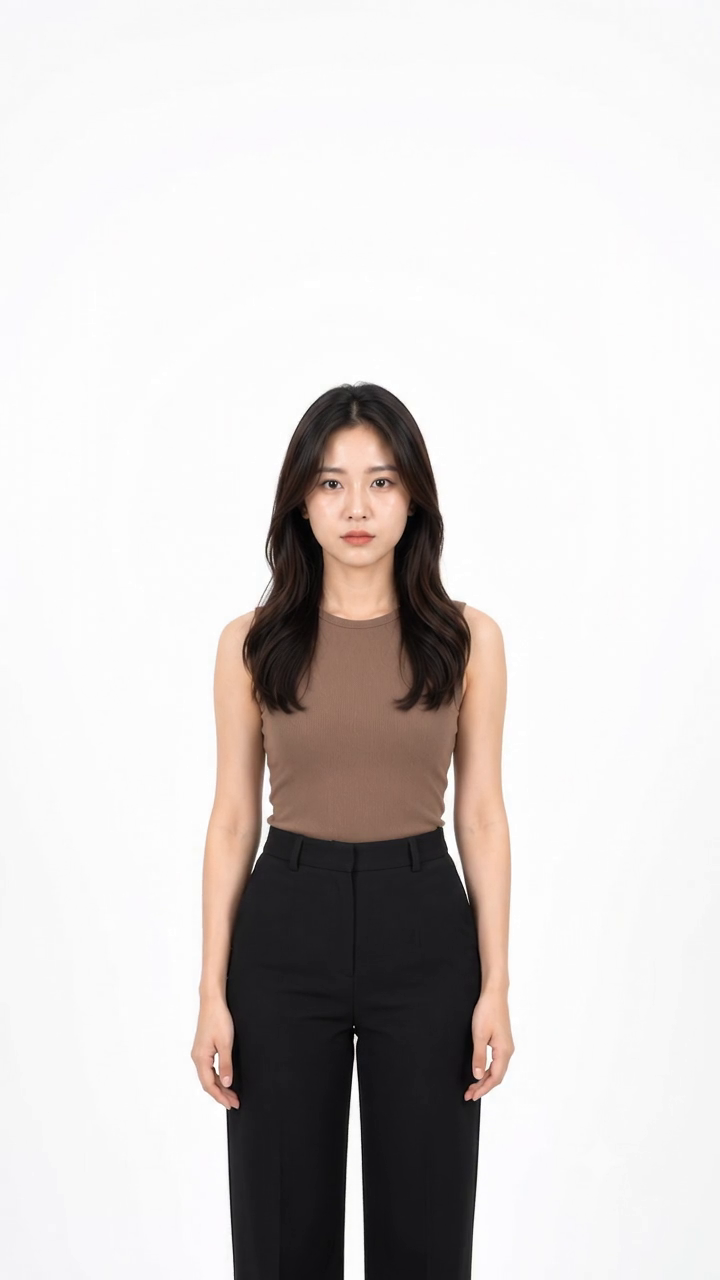
#> input picture frame 24 of deploy/assets/3d/namira_talk_1.mp4, 720 x 1280 px, given in place of namira_idle_1.mp4, which was not available
$ python check_idle_rest.py
#> lines starting #> are read from the running program, lines starting #| are printed output that depends on the picture; pictures that were not available may be replaced by others from this repository, and a replacement may not be noted
import cv2
import numpy as np
from pathlib import Path

root = Path(r"d:\work\live-streaming-ai\deploy\assets\3d")
out = root / "_pose_check"
out.mkdir(exist_ok=True)

clips = [f"namira_idle_{i}.mp4" for i in range(1, 5)]


def mse(a, b):
    a = a.astype(np.float32)
    b = b.astype(np.float32)
    return float(np.mean((a - b) ** 2))


def mae(a, b):
    a = a.astype(np.float32)
    b = b.astype(np.float32)
    return float(np.mean(np.abs(a - b)))


def psnr(a, b):
    m = mse(a, b)
    if m <= 1e-9:
        return 99.0
    return float(20 * np.log10(255.0 / np.sqrt(m)))


frames = {}

for name in clips:
    path = root / name
    cap = cv2.VideoCapture(str(path))
    if not cap.isOpened():
        print(f"FAIL open {name}")
        continue
    n = int(cap.get(cv2.CAP_PROP_FRAME_COUNT) or 0)
    fps = cap.get(cv2.CAP_PROP_FPS) or 0
    w = int(cap.get(cv2.CAP_PROP_FRAME_WIDTH) or 0)
    h = int(cap.get(cv2.CAP_PROP_FRAME_HEIGHT) or 0)

    ok, first = cap.read()
#> first is the input picture: shape (1280, 720, 3); mean B, G, R 207.1, 208.5, 212.8
    if not ok:
        print(f"FAIL read first {name}")
        cap.release()
        continue

    if n > 1:
        cap.set(cv2.CAP_PROP_POS_FRAMES, n - 1)
    ok2, last = cap.read()
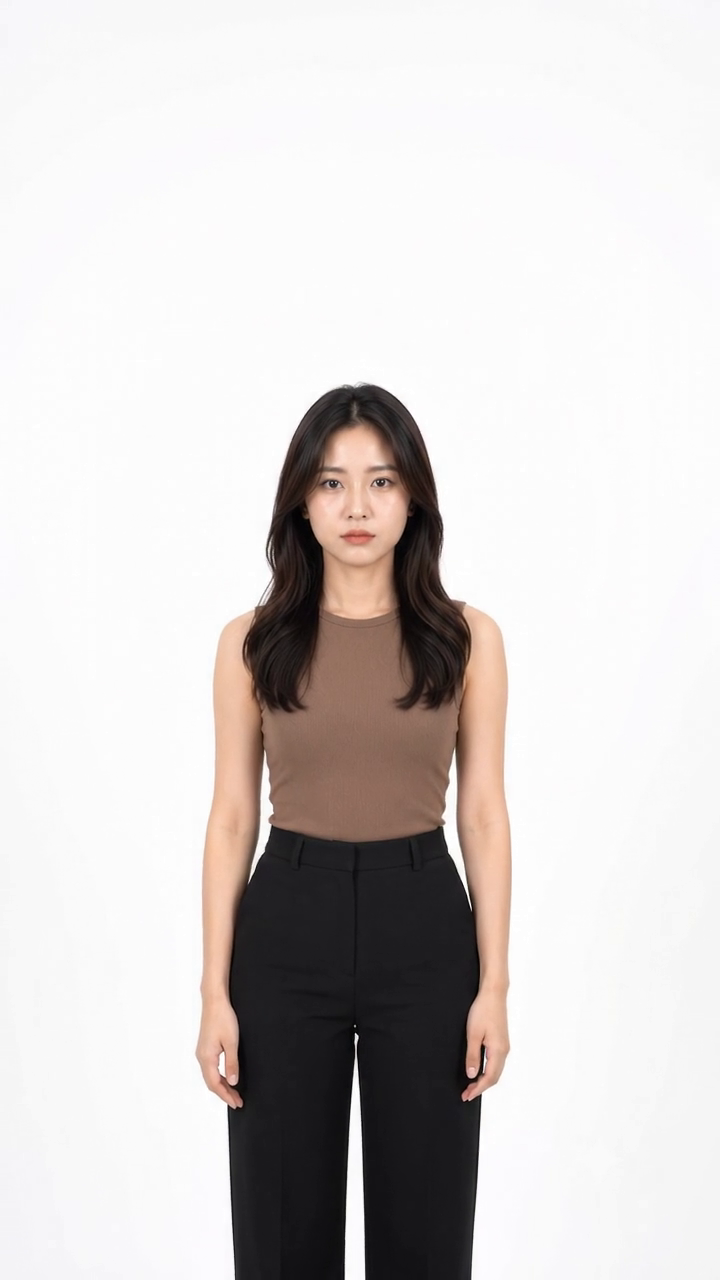
#> input picture frame 239 of deploy/assets/3d/namira_talk_1.mp4, 720 x 1280 px, given in place of namira_idle_1.mp4, which was not available
#> last is the input picture: shape (1280, 720, 3); mean B, G, R 207.4, 208.8, 213.1
    if not ok2:
        cap.set(cv2.CAP_PROP_POS_FRAMES, 0)
        last = first.copy()
        count = 1
        while True:
            ok3, fr = cap.read()
            if not ok3:
                break
            last = fr
            count += 1
        n = count
    cap.release()

    cap = cv2.VideoCapture(str(path))
    mid_idx = max(0, n // 2)
    cap.set(cv2.CAP_PROP_POS_FRAMES, mid_idx)
    okm, mid = cap.read()
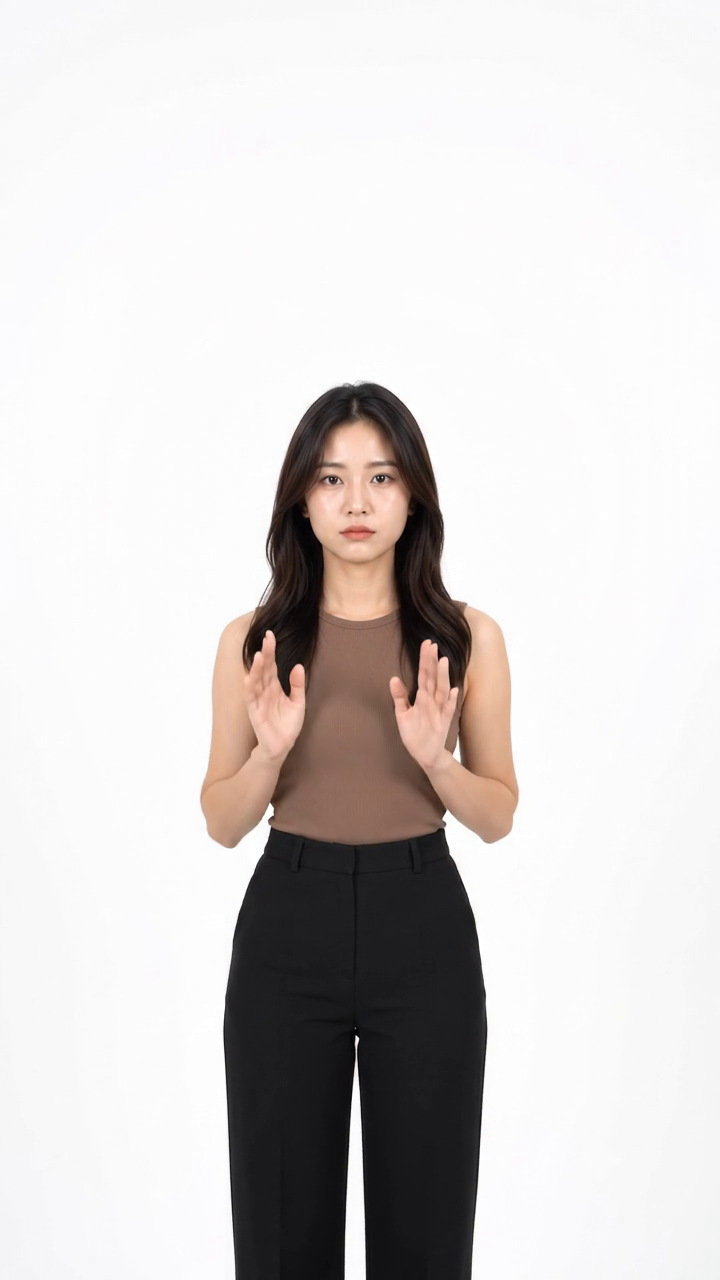
#> input picture frame 120 of deploy/assets/3d/namira_talk_1.mp4, 720 x 1280 px, given in place of namira_idle_1.mp4, which was not available
#> mid is the input picture: shape (1280, 720, 3); mean B, G, R 209.3, 210.4, 214.3
    cap.release()
    if not okm:
        mid = first

    key_num = name.replace("namira_idle_", "").replace(".mp4", "")
    cv2.imwrite(str(out / f"idle_{key_num}_first.png"), first)
    cv2.imwrite(str(out / f"idle_{key_num}_last.png"), last)
    cv2.imwrite(str(out / f"idle_{key_num}_mid.png"), mid)
    cv2.imwrite(str(out / f"idle_{key_num}_diff.png"), cv2.absdiff(first, last))
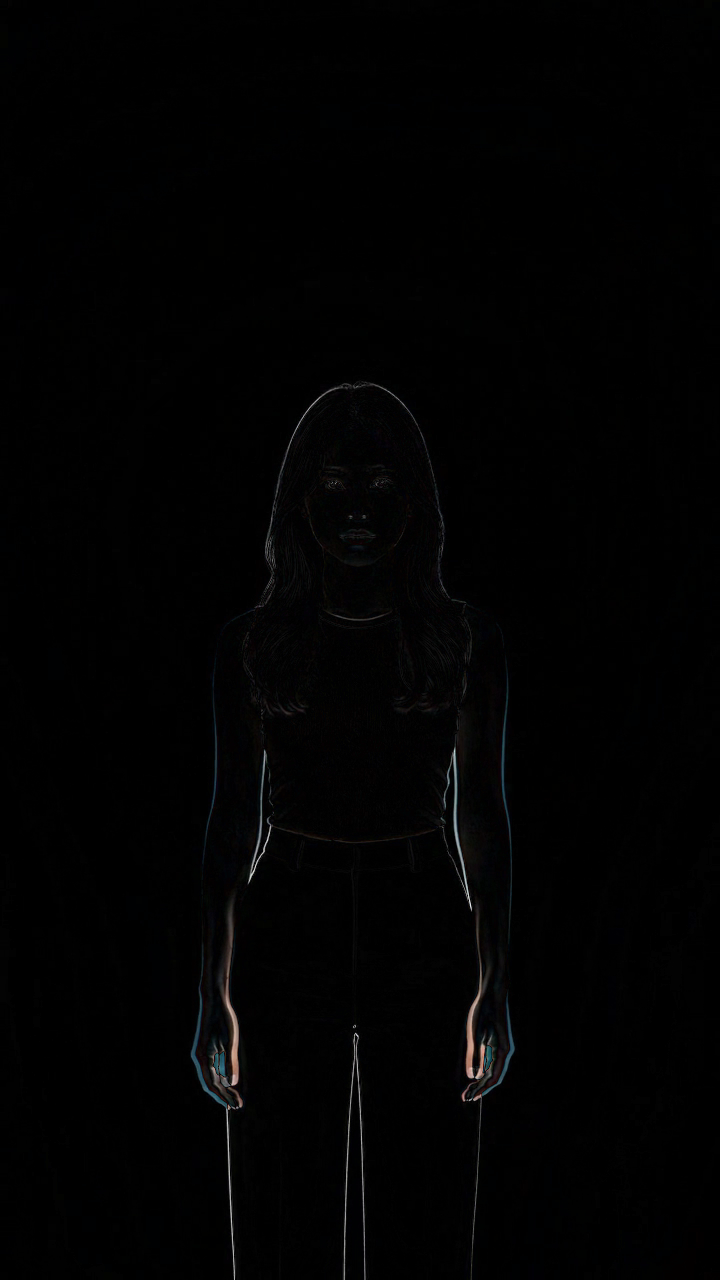
#> saved as idle_1_diff.png: shape (1280, 720, 3); mean B, G, R 1.8, 1.8, 1.8

    key = name.replace(".mp4", "")
    frames[key] = (first, last, mid, n, fps, w, h)
    m = mse(first, last)
#> m = 92.46
    a = mae(first, last)
#> a = 1.79
    p = psnr(first, last)
#> in psnr, `m = mse(a, b)`: m = 92.46
#> p = 28.47
    motion = mse(first, mid)
#> motion = 467.7
    verdict = "PASS" if m < 5 else ("WEAK" if m < 50 else "FAIL")
#> verdict = 'FAIL'
    print(f"{key}: frames={n} fps={fps:.2f} {w}x{h}")
    print(f"  first<->last  MSE={m:.2f}  MAE={a:.2f}  PSNR={p:.1f}dB  -> {verdict}")
#|   first<->last  MSE=92.46  MAE=1.79  PSNR=28.5dB  -> FAIL
    print(f"  first<->mid   MSE={motion:.2f}  (motion in middle)")
#|   first<->mid   MSE=467.65  (motion in middle)

print("\n=== Cross-clip rest (vs idle_1 frame0) ===")
base = frames.get("namira_idle_1")
#> base = 7 items
if base:
    b0 = base[0]
    for key, (first, last, mid, n, fps, w, h) in frames.items():
        m0 = mse(b0, first)
        mL = mse(b0, last)
        v0 = "OK" if m0 < 20 else ("WEAK" if m0 < 80 else "MISMATCH")
        vL = "OK" if mL < 20 else ("WEAK" if mL < 80 else "MISMATCH")
        print(f"  idle_1.f0 <-> {key}.f0   MSE={m0:.2f} [{v0}]")
        print(f"  idle_1.f0 <-> {key}.last MSE={mL:.2f} [{vL}]")
#> this loop made 4 passes
#> key on passes 1 to 4: 'namira_idle_1', 'namira_idle_2', 'namira_idle_3', 'namira_idle_4'
#> (printed output is left out)

print("\nThreshold: PASS MSE<5 (near exact), WEAK <50, FAIL >=50")
print(f"Diff images: {out}")

$ run again, starting later in the video
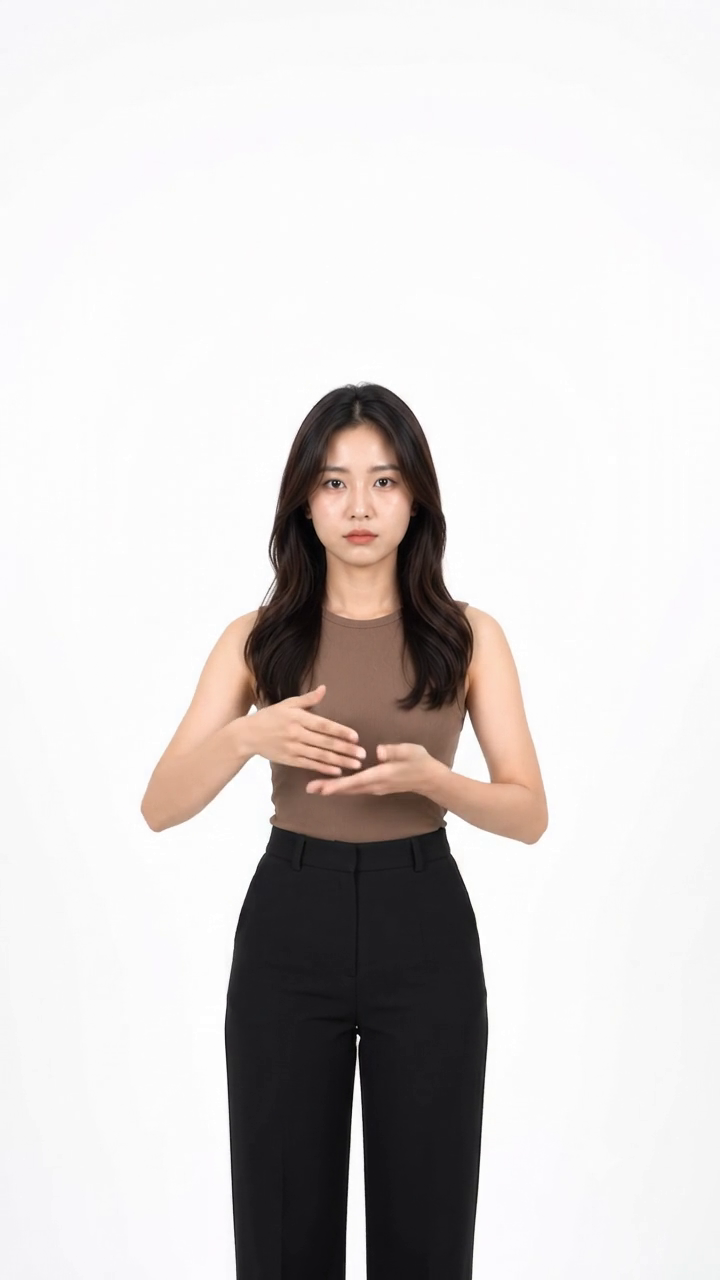
#> input picture frame 108 of deploy/assets/3d/namira_talk_1.mp4, 720 x 1280 px, given in place of namira_idle_1.mp4, which was not available
#> first is the input picture: shape (1280, 720, 3); mean B, G, R 208.6, 209.8, 213.7
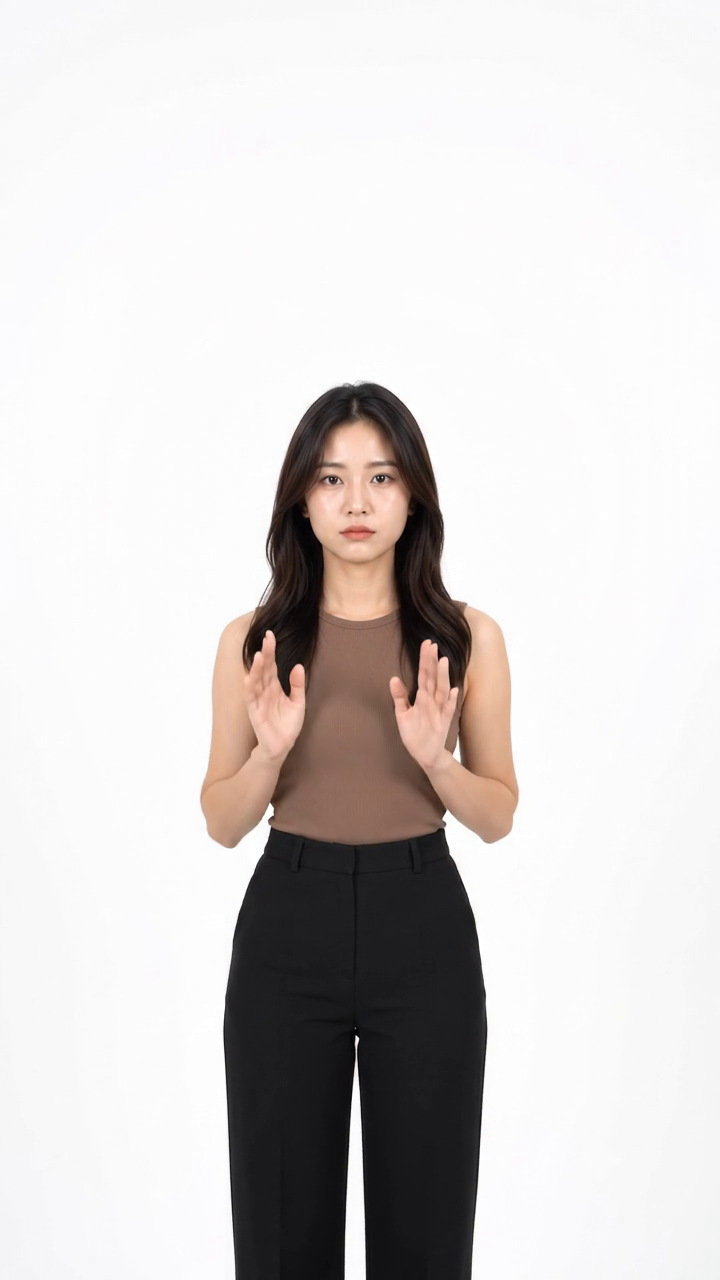
#> input picture frame 120 of deploy/assets/3d/namira_talk_1.mp4, 720 x 1280 px, given in place of namira_idle_1.mp4, which was not available
#> mid is the input picture: shape (1280, 720, 3); mean B, G, R 209.3, 210.4, 214.3
#> `cv2.imwrite(str(out / f"idle_{key_num}_diff.png"), cv2.absdiff(first, ..`:
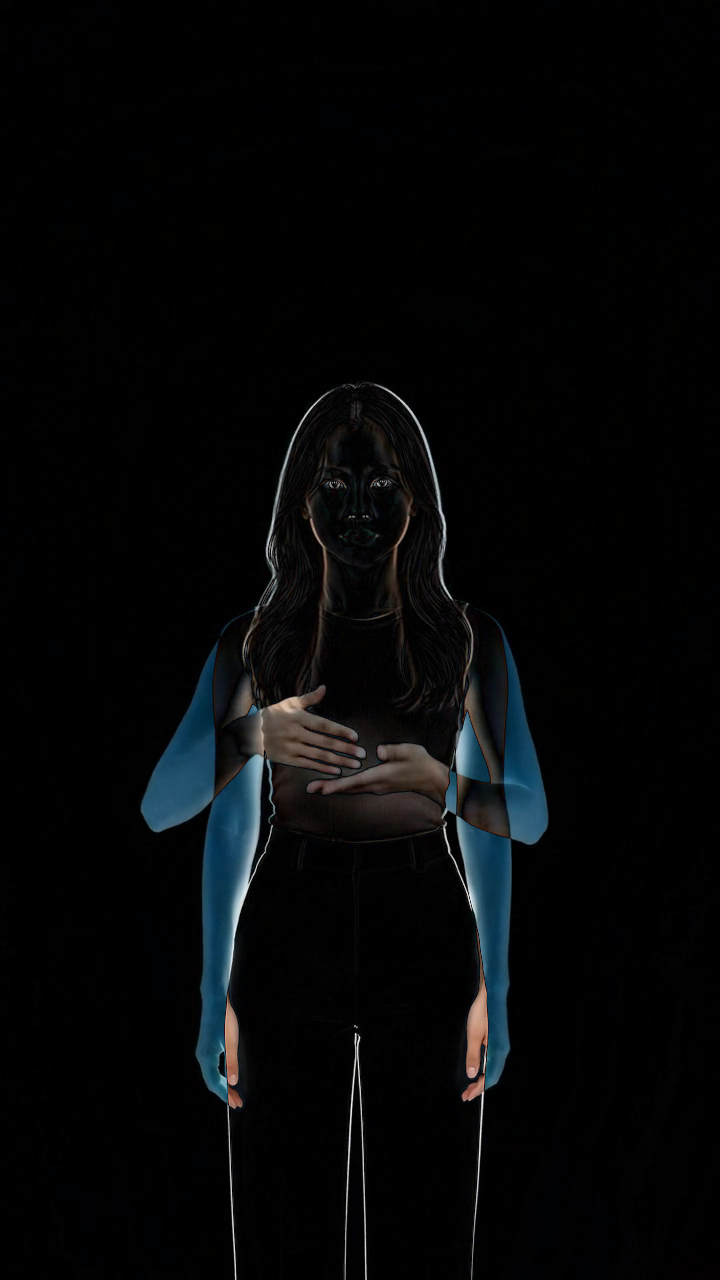
#> saved as idle_1_diff.png: shape (1280, 720, 3); mean B, G, R 7.3, 6.6, 5.4
#> `m = mse(first, last)`: m = 536.9
#> `a = mae(first, last)`: a = 6.4
#> in psnr, `m = mse(a, b)`: m = 536.9
#> p = 20.83
#> motion = 431.4
#> verdict = 'FAIL'
#|   first<->last  MSE=536.95  MAE=6.40  PSNR=20.8dB  -> FAIL
#|   first<->mid   MSE=431.39  (motion in middle)
#> base = 7 items
#> the loop `for key, (first, last, mid, n, fps, w, h) in frames.items():` made 4 passes
#> key on passes 1 to 4: 'namira_idle_1', 'namira_idle_2', 'namira_idle_3', 'namira_idle_4'
#> (printed output is left out)
